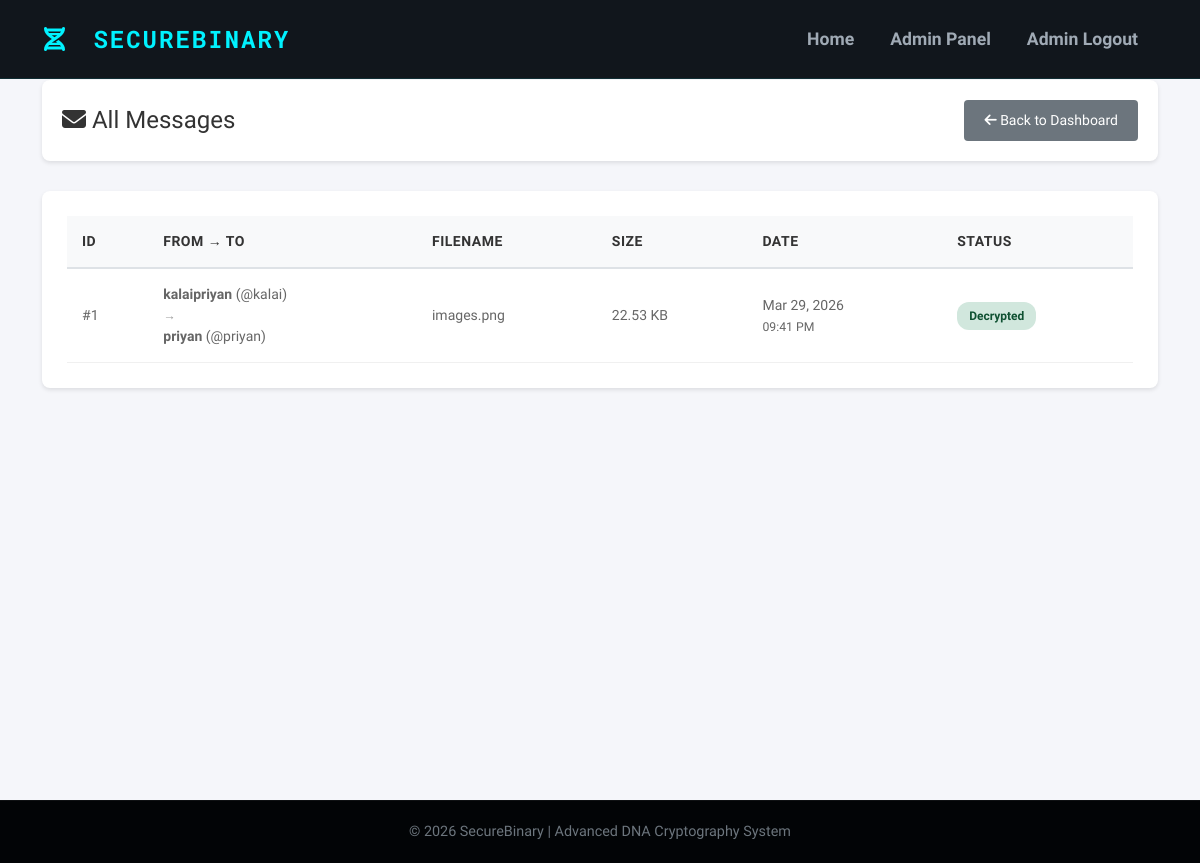
The app's page /admin/messages (signed in) with its own data.
### tables this page shows
CREATE TABLE messages (
            id INTEGER PRIMARY KEY AUTOINCREMENT,
            sender_id INTEGER NOT NULL,
            receiver_id INTEGER NOT NULL,
            dna_sequence TEXT NOT NULL,
            original_filename TEXT NOT NULL,
            file_size INTEGER NOT NULL,
            timestamp TEXT NOT NULL,
            is_decrypted INTEGER DEFAULT 0,
            decrypted_at TEXT NULL,
            FOREIGN KEY (sender_id) REFERENCES users(id) ON DELETE CASCADE,
            FOREIGN KEY (receiver_id) REFERENCES users(id) ON DELETE CASCADE
        );

CREATE TABLE users (
            id INTEGER PRIMARY KEY AUTOINCREMENT,
            full_name TEXT NOT NULL,
            age INTEGER NOT NULL,
            email TEXT UNIQUE NOT NULL,
            phone TEXT NOT NULL,
            username TEXT UNIQUE NOT NULL,
            password TEXT NOT NULL,
            is_active INTEGER DEFAULT 1,
            created_at TEXT NOT NULL,
            last_login TEXT NULL
        );

### app.py (the view)
@app.route('/admin/messages')
def admin_messages():
    if 'admin_id' not in session:
        return redirect(url_for('admin_login'))
    messages = execute_query("""
        SELECT m.*,
               s.username as sender_username, s.full_name as sender_name,
               r.username as receiver_username, r.full_name as receiver_name
        FROM messages m
        JOIN users s ON m.sender_id = s.id
        JOIN users r ON m.receiver_id = r.id
        ORDER BY m.timestamp DESC
    """, fetch=True) or []
    return render_template('admin_messages.html', messages=messages)

### app.py (called while the page is built)
@app.template_filter('strftime')
def _jinja2_filter_strftime(value, fmt='%b %d, %Y %I:%M %p'):
    if value is None:
        return ''
    if isinstance(value, str):
        value = value.replace('T', ' ')
        try:
            value = datetime.strptime(value, '%Y-%m-%d %H:%M:%S.%f')
        except ValueError:
            try:
                value = datetime.strptime(value, '%Y-%m-%d %H:%M:%S')
            except ValueError:
                return value  # Return as-is if unparseable
    return value.strftime(fmt)

def get_db_connection():
    try:
        conn = sqlite3.connect(app.config['DATABASE_PATH'])
        conn.row_factory = sqlite3.Row
        conn.execute("PRAGMA foreign_keys = ON")
        return conn
    except sqlite3.Error as e:
        print(f"Database error: {e}")
        return None

def execute_query(query, params=None, fetch=False, fetch_one=False):
    query = query.replace('%s', '?')
    conn = get_db_connection()
    if not conn:
        return None
    try:
        cursor = conn.cursor()
        cursor.execute(query, params or ())
        if fetch_one:
            row = cursor.fetchone()
            result = dict(row) if row else None
        elif fetch:
            rows = cursor.fetchall()
            result = [dict(r) for r in rows]
        else:
            conn.commit()
            result = cursor.lastrowid
        conn.close()
        return result
    except sqlite3.Error as e:
        print(f"Query error: {e}")
        if conn:
            conn.close()
        return None

### templates/admin_messages.html (shortened to what this page needs)
{% extends "base.html" %}
{% block content %}
<section class="messages-section">
    <div class="container">
        <div class="page-header">
            <h1><i class="fa-solid fa-envelope"></i> All Messages</h1>
            <a href="{{ url_for('admin_dashboard') }}" class="btn-back">
                <i class="fa-solid fa-arrow-left"></i> Back to Dashboard
            </a>
        </div>
        <div class="messages-table-container">
            {% if messages %}
            <table class="messages-table">
                <thead>
                    <tr>
                        <th>ID</th>
                        <th>From → To</th>
                        <th>Filename</th>
                        <th>Size</th>
                        <th>Date</th>
                        <th>Status</th>
                    </tr>
                </thead>
                <tbody>
                    {% for msg in messages %}
                    <tr>
                        <td>#{{ msg.id }}</td>
                        <td>
                            <strong>{{ msg.sender_name }}</strong> (@{{ msg.sender_username }})<br>
                            <small style="color: #999;">→</small><br>
                            <strong>{{ msg.receiver_name }}</strong> (@{{ msg.receiver_username }})
                        </td>
                        <td>{{ msg.original_filename }}</td>
                        <td>{{ (msg.file_size / 1024)|round(2) }} KB</td>
                        <td>
                            {{ msg.timestamp | strftime('%b %d, %Y') }}<br>
                            <small>{{ msg.timestamp | strftime('%I:%M %p') }}</small>
                        </td>
                        <td>
                            <span class="status-badge {% if msg.is_decrypted %}status-decrypted{% else %}status-encrypted{% endif %}">
                                {% if msg.is_decrypted %}Decrypted{% else %}Encrypted{% endif %}
                            </span>
                        </td>
                    </tr>
                    {% endfor %}
                </tbody>
            </table>
            {% else %}
            <div class="empty-state">
                <i class="fa-solid fa-envelope"></i>
                <h3>No Messages Found</h3>
                <p>No encrypted messages have been sent in the system yet.</p>
            </div>
            {% endif %}
        </div>
    </div>
</section>
{% endblock %}

### templates/base.html (style rules this page uses)
:root { --primary-color: #00f2ff; --secondary-color: #7000ff; --bg-dark: #050a10; --bg-panel: rgba(16, 26, 41, 0.8); --text-main: #e0e6ed; }
body { background-color: var(--bg-dark); color: var(--text-main); font-family: 'Rajdhani', sans-serif; overflow-x: hidden; display: flex; flex-direction: column; min-height: 100vh; }

### templates/admin_messages.html (style rules this page uses)
.messages-section { min-height: 100vh; background: #f5f6fa; padding: 80px 20px 40px; }
.page-header { background: white; padding: 20px; border-radius: 8px; margin-bottom: 30px; box-shadow: 0 2px 4px rgba(0,0,0,0.1); display: flex; justify-content: space-between; align-items: center; }
.page-header h1 { color: #333; font-size: 24px; margin: 0; }
.btn-back { padding: 10px 20px; background: #6c757d; color: white; text-decoration: none; border-radius: 4px; font-size: 14px; transition: background 0.3s; }
.messages-table-container { background: white; padding: 25px; border-radius: 8px; box-shadow: 0 2px 4px rgba(0,0,0,0.1); overflow-x: auto; }
.messages-table { width: 100%; border-collapse: collapse; }
.messages-table thead { background: #f8f9fa; }
.messages-table th { padding: 15px; text-align: left; color: #333; font-weight: 600; font-size: 14px; text-transform: uppercase; letter-spacing: 0.5px; border-bottom: 2px solid #dee2e6; }
.messages-table td { padding: 15px; border-bottom: 1px solid #f0f0f0; color: #666; font-size: 14px; }
.status-badge { padding: 5px 12px; border-radius: 12px; font-size: 12px; font-weight: 600; display: inline-block; }
.status-decrypted { background: #d1e7dd; color: #0f5132; }

### records on screen
messages: id "1", sender_name "kalaipriyan", sender_username "kalai", receiver_name "priyan", receiver_username "priyan", original_filename "images.png", (msg.file_size/1024)|round(2) "22.53", timestamp|strftime "Mar 29, 2026", timestamp|strftime "09:41 PM", is_decrypted "Decrypted"
